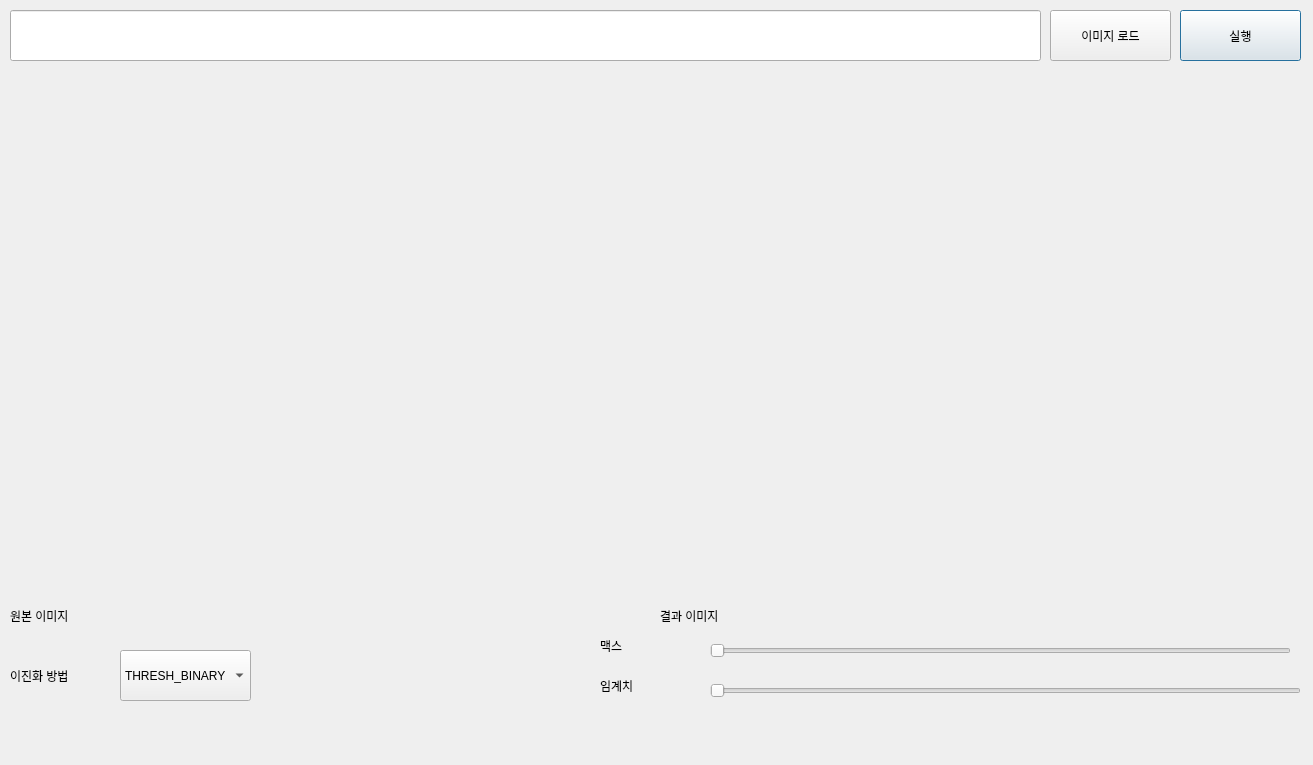
<?xml version="1.0" encoding="UTF-8"?>
<ui version="4.0">
 <class>Dialog</class>
 <widget class="QDialog" name="Dialog">
  <property name="geometry">
   <rect>
    <x>0</x>
    <y>0</y>
    <width>1313</width>
    <height>765</height>
   </rect>
  </property>
  <property name="windowTitle">
   <string>Dialog</string>
  </property>
  <widget class="QLabel" name="imgSrc">
   <property name="geometry">
    <rect>
     <x>10</x>
     <y>110</y>
     <width>640</width>
     <height>480</height>
    </rect>
   </property>
   <property name="text">
    <string/>
   </property>
  </widget>
  <widget class="QPushButton" name="procBtn">
   <property name="geometry">
    <rect>
     <x>1180</x>
     <y>10</y>
     <width>121</width>
     <height>51</height>
    </rect>
   </property>
   <property name="text">
    <string>실행</string>
   </property>
  </widget>
  <widget class="QPushButton" name="loadBtn">
   <property name="geometry">
    <rect>
     <x>1050</x>
     <y>10</y>
     <width>121</width>
     <height>51</height>
    </rect>
   </property>
   <property name="text">
    <string>이미지 로드</string>
   </property>
  </widget>
  <widget class="QLabel" name="imgDst">
   <property name="geometry">
    <rect>
     <x>660</x>
     <y>110</y>
     <width>640</width>
     <height>480</height>
    </rect>
   </property>
   <property name="text">
    <string/>
   </property>
  </widget>
  <widget class="QLineEdit" name="filePath">
   <property name="geometry">
    <rect>
     <x>10</x>
     <y>10</y>
     <width>1031</width>
     <height>51</height>
    </rect>
   </property>
  </widget>
  <widget class="QLabel" name="label">
   <property name="geometry">
    <rect>
     <x>10</x>
     <y>600</y>
     <width>641</width>
     <height>31</height>
    </rect>
   </property>
   <property name="text">
    <string>원본 이미지</string>
   </property>
  </widget>
  <widget class="QLabel" name="label_2">
   <property name="geometry">
    <rect>
     <x>660</x>
     <y>600</y>
     <width>641</width>
     <height>31</height>
    </rect>
   </property>
   <property name="text">
    <string>결과 이미지</string>
   </property>
  </widget>
  <widget class="QComboBox" name="comboBox">
   <property name="geometry">
    <rect>
     <x>120</x>
     <y>650</y>
     <width>131</width>
     <height>51</height>
    </rect>
   </property>
   <item>
    <property name="text">
     <string>THRESH_BINARY</string>
    </property>
   </item>
   <item>
    <property name="text">
     <string>THRESH_BINARY_INV</string>
    </property>
   </item>
   <item>
    <property name="text">
     <string>THRESH_TRUNC</string>
    </property>
   </item>
   <item>
    <property name="text">
     <string>THRESH_TOZERO</string>
    </property>
   </item>
   <item>
    <property name="text">
     <string>THRESH_TOZERO_INV</string>
    </property>
   </item>
   <item>
    <property name="text">
     <string>THRESH_OTSU</string>
    </property>
   </item>
  </widget>
  <widget class="QLabel" name="label_3">
   <property name="geometry">
    <rect>
     <x>10</x>
     <y>660</y>
     <width>101</width>
     <height>31</height>
    </rect>
   </property>
   <property name="text">
    <string>이진화 방법</string>
   </property>
  </widget>
  <widget class="QSlider" name="trackbar">
   <property name="geometry">
    <rect>
     <x>710</x>
     <y>680</y>
     <width>591</width>
     <height>22</height>
    </rect>
   </property>
   <property name="orientation">
    <enum>Qt::Horizontal</enum>
   </property>
  </widget>
  <widget class="QLabel" name="lbl_threshold">
   <property name="geometry">
    <rect>
     <x>600</x>
     <y>670</y>
     <width>101</width>
     <height>31</height>
    </rect>
   </property>
   <property name="text">
    <string>임계치</string>
   </property>
  </widget>
  <widget class="QSlider" name="maxValueSlider">
   <property name="geometry">
    <rect>
     <x>710</x>
     <y>640</y>
     <width>581</width>
     <height>22</height>
    </rect>
   </property>
   <property name="orientation">
    <enum>Qt::Horizontal</enum>
   </property>
  </widget>
  <widget class="QLabel" name="lbl_threshold_2">
   <property name="geometry">
    <rect>
     <x>600</x>
     <y>630</y>
     <width>101</width>
     <height>31</height>
    </rect>
   </property>
   <property name="text">
    <string>맥스</string>
   </property>
  </widget>
 </widget>
 <resources/>
 <connections/>
</ui>
